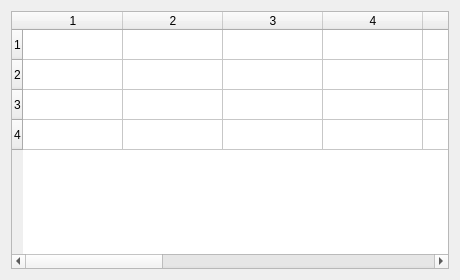
<?xml version="1.0" encoding="UTF-8"?>
<ui version="4.0"><class>Dialog</class><widget class="QDialog" name="Dialog"><property name="geometry"><rect><x>0</x><y>0</y><width>460</width><height>280</height></rect></property><property name="windowTitle"><string>Selection columns_12</string></property><layout class="QVBoxLayout" name="verticalLayout"><property name="leftMargin"><number>11</number></property><property name="topMargin"><number>11</number></property><property name="rightMargin"><number>11</number></property><property name="bottomMargin"><number>11</number></property><property name="spacing"><number>6</number></property><item><widget class="QTableWidget" name="table"><property name="rowCount"><number>4</number></property><property name="columnCount"><number>12</number></property></widget></item></layout></widget></ui>
